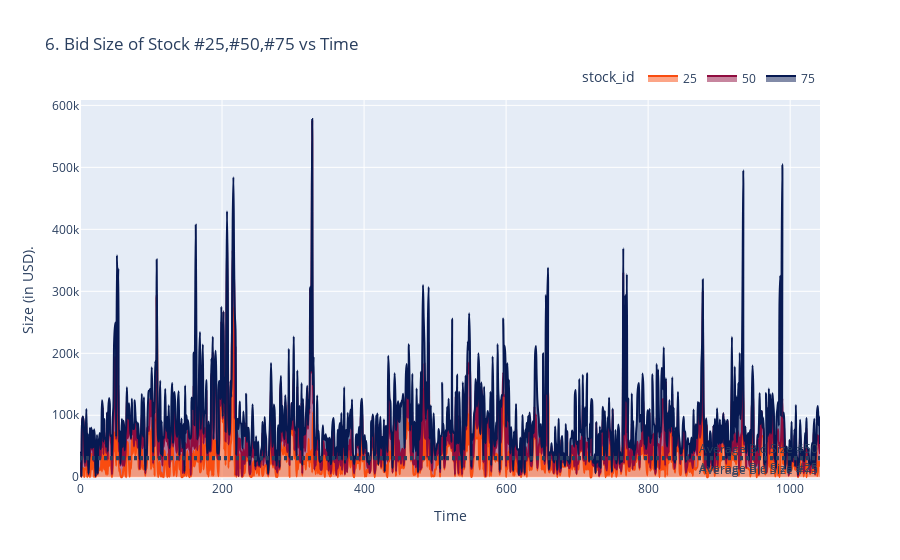

Write notebook code for a chart like this one.
### Code cell
fig = px.area(stock255075, x=stock255075.index//3, y=["bid_size"],color="stock_id",
              title="6. Bid Size of Stock #25,#50,#75 vs Time",line_shape='spline',
              color_discrete_map={25: "#F94C10",50: "#900C3F",75:"#071952"})

fig.add_hline(y=stock255075.query("stock_id==25")["bid_size"].mean(), line_dash="dot", annotation_text="Average Bid Size #25", annotation_position="bottom right")
fig.add_hline(y=stock255075.query("stock_id==50")["bid_size"].mean(), line_dash="dot", annotation_text="Average Bid Size #50", annotation_position="top right")
fig.add_hline(y=stock255075.query("stock_id==75")["bid_size"].mean(), line_dash="dot", annotation_text="Average Bid Size #75", annotation_position="bottom right")
fig.update_layout(xaxis_title="Time", yaxis_title="Size (in USD).",legend=dict(orientation="h", yanchor="bottom", y=1.02, xanchor="right", x=1))
fig.show()

### Figure 1 — Plotly figure (JSON) as saved in the notebook; plotly's stock layout.template omitted (floating-point values rounded to 4 significant figures; data arrays with more than 128 entries replaced by an {"elided": "..."} marker saying what was removed)
{"data": [{"fillpattern": {"shape": ""}, "hovertemplate": "stock_id=25<br>variable=bid_size<br>x=%{x}<br>value=%{y}<extra></extra>", "legendgroup": "25", "line": {"color": "#F94C10", "shape": "spline"}, "marker": {"symbol": "circle"}, "mode": "lines", "name": "25", "orientation": "v", "showlegend": true, "stackgroup": "1", "type": "scatter", "x": {"elided": "1043 int values"}, "xaxis": "x", "y": {"elided": "1043 float values"}, "yaxis": "y"}, {"fillpattern": {"shape": ""}, "hovertemplate": "stock_id=50<br>variable=bid_size<br>x=%{x}<br>value=%{y}<extra></extra>", "legendgroup": "50", "line": {"color": "#900C3F", "shape": "spline"}, "marker": {"symbol": "circle"}, "mode": "lines", "name": "50", "orientation": "v", "showlegend": true, "stackgroup": "1", "type": "scatter", "x": {"elided": "1043 int values"}, "xaxis": "x", "y": {"elided": "1043 float values"}, "yaxis": "y"}, {"fillpattern": {"shape": ""}, "hovertemplate": "stock_id=75<br>variable=bid_size<br>x=%{x}<br>value=%{y}<extra></extra>", "legendgroup": "75", "line": {"color": "#071952", "shape": "spline"}, "marker": {"symbol": "circle"}, "mode": "lines", "name": "75", "orientation": "v", "showlegend": true, "stackgroup": "1", "type": "scatter", "x": {"elided": "1043 int values"}, "xaxis": "x", "y": {"elided": "1043 float values"}, "yaxis": "y"}], "layout": {"annotations": [{"showarrow": false, "text": "Average Bid Size #25", "x": 1, "xanchor": "right", "xref": "x domain", "y": 32650.0, "yanchor": "top", "yref": "y"}, {"showarrow": false, "text": "Average Bid Size #50", "x": 1, "xanchor": "right", "xref": "x domain", "y": 28980.0, "yanchor": "bottom", "yref": "y"}, {"showarrow": false, "text": "Average Bid Size #75", "x": 1, "xanchor": "right", "xref": "x domain", "y": 29460.0, "yanchor": "top", "yref": "y"}], "legend": {"orientation": "h", "title": {"text": "stock_id"}, "tracegroupgap": 0, "x": 1, "xanchor": "right", "y": 1.02, "yanchor": "bottom"}, "shapes": [{"line": {"dash": "dot"}, "type": "line", "x0": 0, "x1": 1, "xref": "x domain", "y0": 32650.0, "y1": 32650.0, "yref": "y"}, {"line": {"dash": "dot"}, "type": "line", "x0": 0, "x1": 1, "xref": "x domain", "y0": 28980.0, "y1": 28980.0, "yref": "y"}, {"line": {"dash": "dot"}, "type": "line", "x0": 0, "x1": 1, "xref": "x domain", "y0": 29460.0, "y1": 29460.0, "yref": "y"}], "title": {"text": "6. Bid Size of Stock #25,#50,#75 vs Time"}, "xaxis": {"anchor": "y", "domain": [0.0, 1.0], "title": {"text": "Time"}}, "yaxis": {"anchor": "x", "domain": [0.0, 1.0], "title": {"text": "Size (in USD)."}}}}
